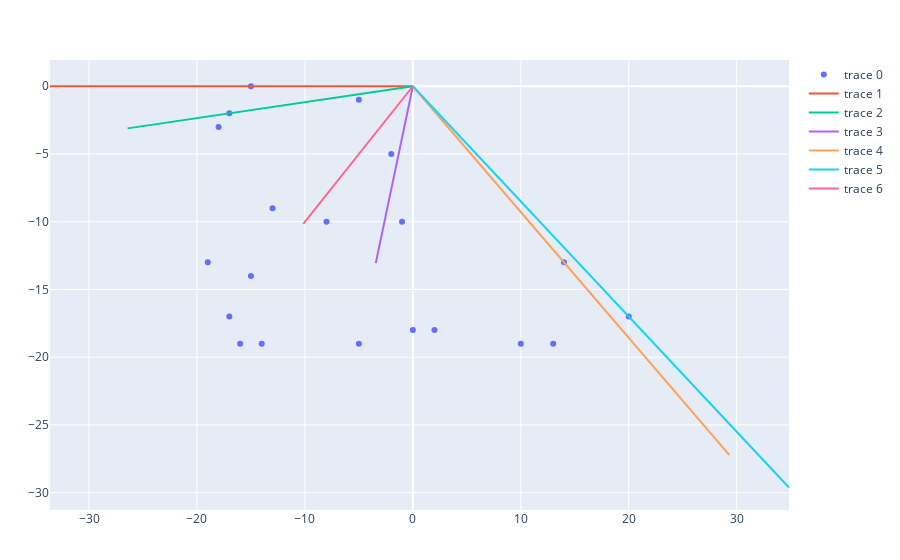

Notebook cell for this chart:
### Code cell
FinalConicHull(m2)

### Figure 1 — Plotly figure (JSON) as saved in the notebook; plotly's stock layout.template omitted (floating-point values rounded to 4 significant figures)
{"data": [{"mode": "markers", "type": "scatter", "x": [14, -8, 10, 0, -2, -17, -13, 2, -18, -16, -15, 20, -5, -15, 13, -5, -14, -19, -17, -1], "y": [-13, -10, -19, -18, -5, -17, -9, -18, -3, -19, 0, -17, -1, -14, -19, -19, -19, -13, -2, -10]}, {"mode": "lines", "type": "scatter", "x": [-33.61, 0], "y": [0, 0]}, {"mode": "lines", "type": "scatter", "x": [-26.43, 0], "y": [-3.109, 0]}, {"mode": "lines", "type": "scatter", "x": [-3.436, 0], "y": [-13.06, 0]}, {"mode": "lines", "type": "scatter", "x": [29.33, 0], "y": [-27.23, 0]}, {"mode": "lines", "type": "scatter", "x": [34.85, 0], "y": [-29.62, 0]}, {"mode": "lines", "type": "scatter", "x": [-10.15, 0], "y": [-10.15, 0]}], "layout": {"margin": {"b": 50, "l": 50, "r": 50, "t": 60}}}
